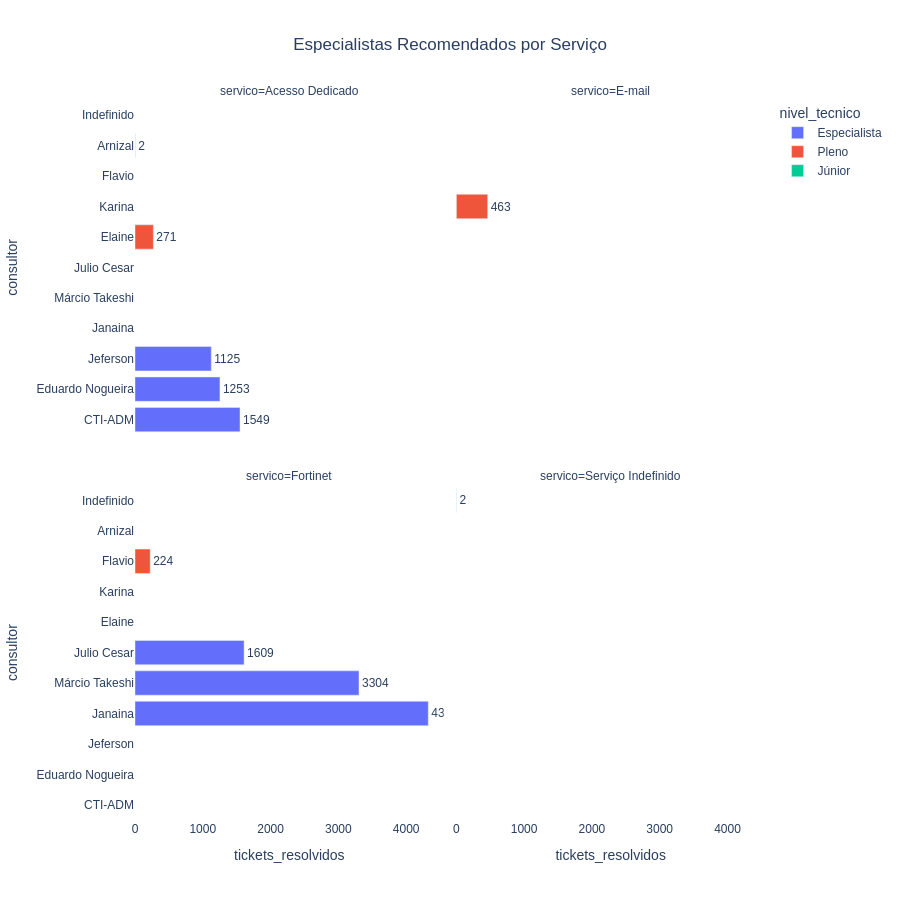

Notebook source saved alongside this figure:
### Code cell
import plotly.express as px

# =========================================================
# GRÁFICO - EQUIPES ESPECIALIZADAS
# =========================================================

fig_equipes = px.bar(
    equipes_recomendadas,

    x='tickets_resolvidos',
    y='consultor',

    color='nivel_tecnico',

    orientation='h',

    facet_col='servico',
    facet_col_wrap=2,

    text='tickets_resolvidos',

    title='Especialistas Recomendados por Serviço'
)

# =========================================================
# ESTILIZAÇÃO
# =========================================================

fig_equipes.update_layout(

    height=900,

    paper_bgcolor='white',
    plot_bgcolor='white',

    title_x=0.5,

    font=dict(
        family='Arial',
        size=12
    )
)

fig_equipes.update_traces(
    textposition='outside'
)

# =========================================================
# EXIBIÇÃO
# =========================================================

fig_equipes.show()

### Figure 1 — Plotly figure (JSON) as saved in the notebook; plotly's stock layout.template omitted (floating-point values rounded to 4 significant figures)
{"data": [{"hovertemplate": "nivel_tecnico=Especialista<br>servico=Acesso Dedicado<br>tickets_resolvidos=%{text}<br>consultor=%{y}<extra></extra>", "legendgroup": "Especialista", "marker": {"color": "#636efa", "pattern": {"shape": ""}}, "name": "Especialista", "orientation": "h", "showlegend": true, "text": [1549.0, 1253.0, 1125.0], "textposition": "outside", "type": "bar", "x": [1549, 1253, 1125], "xaxis": "x3", "y": ["CTI-ADM", "Eduardo Nogueira", "Jeferson"], "yaxis": "y3"}, {"hovertemplate": "nivel_tecnico=Especialista<br>servico=Fortinet<br>tickets_resolvidos=%{text}<br>consultor=%{y}<extra></extra>", "legendgroup": "Especialista", "marker": {"color": "#636efa", "pattern": {"shape": ""}}, "name": "Especialista", "orientation": "h", "showlegend": false, "text": [4326.0, 3304.0, 1609.0], "textposition": "outside", "type": "bar", "x": [4326, 3304, 1609], "xaxis": "x", "y": ["Janaina", "Márcio Takeshi", "Julio Cesar"], "yaxis": "y"}, {"hovertemplate": "nivel_tecnico=Pleno<br>servico=Acesso Dedicado<br>tickets_resolvidos=%{text}<br>consultor=%{y}<extra></extra>", "legendgroup": "Pleno", "marker": {"color": "#EF553B", "pattern": {"shape": ""}}, "name": "Pleno", "orientation": "h", "showlegend": true, "text": [271.0], "textposition": "outside", "type": "bar", "x": [271], "xaxis": "x3", "y": ["Elaine"], "yaxis": "y3"}, {"hovertemplate": "nivel_tecnico=Pleno<br>servico=E-mail<br>tickets_resolvidos=%{text}<br>consultor=%{y}<extra></extra>", "legendgroup": "Pleno", "marker": {"color": "#EF553B", "pattern": {"shape": ""}}, "name": "Pleno", "orientation": "h", "showlegend": false, "text": [463.0], "textposition": "outside", "type": "bar", "x": [463], "xaxis": "x4", "y": ["Karina"], "yaxis": "y4"}, {"hovertemplate": "nivel_tecnico=Pleno<br>servico=Fortinet<br>tickets_resolvidos=%{text}<br>consultor=%{y}<extra></extra>", "legendgroup": "Pleno", "marker": {"color": "#EF553B", "pattern": {"shape": ""}}, "name": "Pleno", "orientation": "h", "showlegend": false, "text": [224.0], "textposition": "outside", "type": "bar", "x": [224], "xaxis": "x", "y": ["Flavio"], "yaxis": "y"}, {"hovertemplate": "nivel_tecnico=Júnior<br>servico=Acesso Dedicado<br>tickets_resolvidos=%{text}<br>consultor=%{y}<extra></extra>", "legendgroup": "Júnior", "marker": {"color": "#00cc96", "pattern": {"shape": ""}}, "name": "Júnior", "orientation": "h", "showlegend": true, "text": [2.0], "textposition": "outside", "type": "bar", "x": [2], "xaxis": "x3", "y": ["Arnizal"], "yaxis": "y3"}, {"hovertemplate": "nivel_tecnico=Júnior<br>servico=Serviço Indefinido<br>tickets_resolvidos=%{text}<br>consultor=%{y}<extra></extra>", "legendgroup": "Júnior", "marker": {"color": "#00cc96", "pattern": {"shape": ""}}, "name": "Júnior", "orientation": "h", "showlegend": false, "text": [2.0], "textposition": "outside", "type": "bar", "x": [2], "xaxis": "x2", "y": ["Indefinido"], "yaxis": "y2"}], "layout": {"annotations": [{"font": {}, "showarrow": false, "text": "servico=Fortinet", "x": 0.245, "xanchor": "center", "xref": "paper", "y": 0.465, "yanchor": "bottom", "yref": "paper"}, {"font": {}, "showarrow": false, "text": "servico=Serviço Indefinido", "x": 0.755, "xanchor": "center", "xref": "paper", "y": 0.465, "yanchor": "bottom", "yref": "paper"}, {"font": {}, "showarrow": false, "text": "servico=Acesso Dedicado", "x": 0.245, "xanchor": "center", "xref": "paper", "y": 1.0, "yanchor": "bottom", "yref": "paper"}, {"font": {}, "showarrow": false, "text": "servico=E-mail", "x": 0.755, "xanchor": "center", "xref": "paper", "y": 1.0, "yanchor": "bottom", "yref": "paper"}], "barmode": "relative", "font": {"family": "Arial", "size": 12}, "height": 900, "legend": {"title": {"text": "nivel_tecnico"}, "tracegroupgap": 0}, "paper_bgcolor": "white", "plot_bgcolor": "white", "title": {"text": "Especialistas Recomendados por Serviço", "x": 0.5}, "xaxis": {"anchor": "y", "domain": [0, 0.49], "title": {"text": "tickets_resolvidos"}}, "xaxis2": {"anchor": "y2", "domain": [0.51, 1], "matches": "x", "title": {"text": "tickets_resolvidos"}}, "xaxis3": {"anchor": "y3", "domain": [0, 0.49], "matches": "x", "showticklabels": false}, "xaxis4": {"anchor": "y4", "domain": [0.51, 1], "matches": "x", "showticklabels": false}, "yaxis": {"anchor": "x", "domain": [0, 0.465], "title": {"text": "consultor"}}, "yaxis2": {"anchor": "x2", "domain": [0, 0.465], "matches": "y", "showticklabels": false}, "yaxis3": {"anchor": "x3", "domain": [0.535, 1.0], "matches": "y", "title": {"text": "consultor"}}, "yaxis4": {"anchor": "x4", "domain": [0.535, 1.0], "matches": "y", "showticklabels": false}}}
